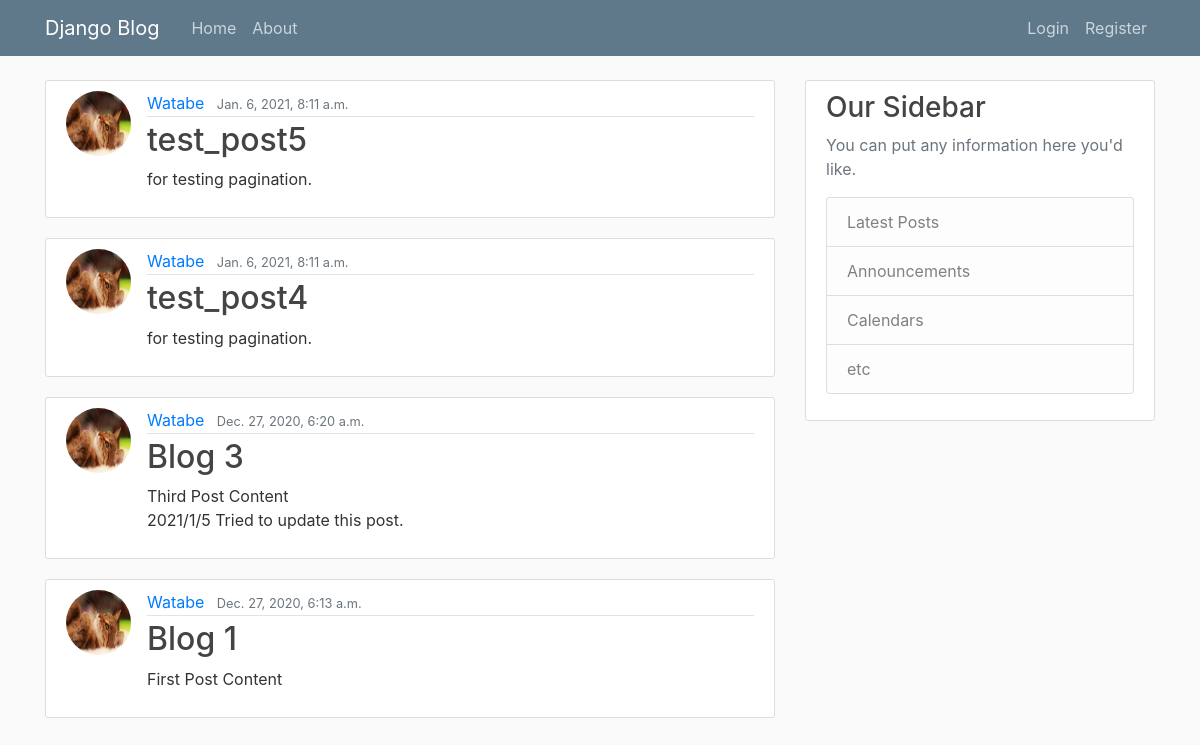
The page / on the database its author committed.
### blog/models.py (models this page shows, shortened)
class Post(models.Model):
    title = models.CharField(max_length=100)
    content = models.TextField()
    date_posted = models.DateTimeField(default=timezone.now)
    author = models.ForeignKey(User, on_delete=models.CASCADE)

### users/models.py (models this page shows, shortened)
class Profile(models.Model):
    user = models.OneToOneField(User, on_delete=models.CASCADE)
    image = models.ImageField(default='default.jpg', upload_to='profile_pics')

### blog/views.py (the view)
# urls.py: path('', PostListView.as_view(), name = 'blog-home'),
class PostListView(ListView):
    model = Post
    template_name = 'blog/home.html'
    context_object_name = 'posts'
    ordering = ['-date_posted']
    paginate_by = 10

### blog/templates/blog/home.html (shortened to what this page needs)
{% extends "blog/base.html" %}
{% block content %}
    {% for post in posts %}
    <article class="media content-section">
      <img class="rounded-circle article-img" src="{{ post.author.profile.image.url }}">
      <div class="media-body">
        <div class="article-metadata">
          <a class="mr-2" href="#">{{ post.author }}</a>
          <small class="text-muted">{{ post.date_posted }}</small>
        </div>
        <h2><a class="article-title" href="{% url 'post-detail' post.id %}">{{ post.title }}</a></h2>
        <p class="article-content">{{ post.content }}</p>
      </div>
    </article>
    {% endfor %}
{% endblock content %}

### blog/static/blog/main.css (style rules this page uses)
body { background: #fafafa; color: #333333; margin-top: 5rem; }
h1, h2, h3, h4, h5, h6 { color: #444444; }
.content-section { background: #ffffff; padding: 10px 20px; border: 1px solid #dddddd; border-radius: 3px; margin-bottom: 20px; }
.article-title { color: #444444; }
.article-content { white-space: pre-line; }
.article-img { height: 65px; width: 65px; margin-right: 16px; }
.article-metadata { padding-bottom: 1px; margin-bottom: 4px; border-bottom: 1px solid #e3e3e3 }

### rows shown on the page
Post: author.profile.image (picture), author "Watabe", date_posted "Jan. 6, 2021, 8:11 a.m.", title "test_post5", content "for testing pagination."
Post: author.profile.image (picture), author "Watabe", date_posted "Jan. 6, 2021, 8:11 a.m.", title "test_post4", content "for testing pagination."
Post: author.profile.image (picture), author "Watabe", date_posted "Dec. 27, 2020, 6:20 a.m.", title "Blog 3", content "Third Post Content 2021/1/5 Tried to update this post."
Post: author.profile.image (picture), author "Watabe", date_posted "Dec. 27, 2020, 6:13 a.m.", title "Blog 1", content "First Post Content"
